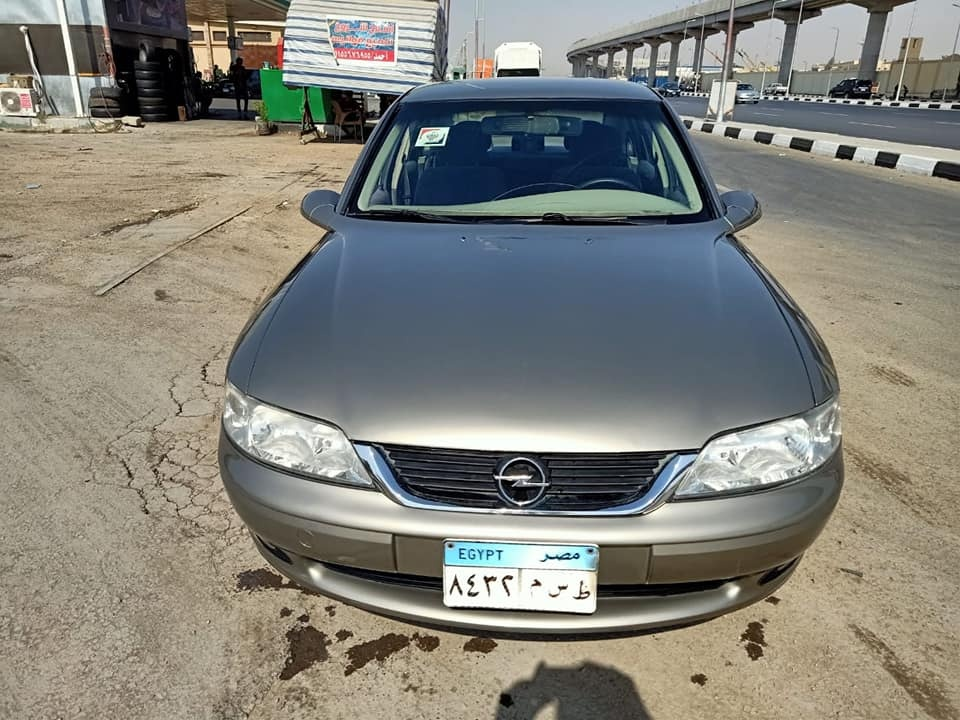
#> input picture Production/Submission Testcases/0005.jpg, 960 x 720 px, given in place of 0039.jpg, which was not available
$ python character_recognition.py   (older library calls are emulated)
#> lines starting #> are read from the running program, lines starting #| are printed output that depends on the picture; after the words box and inside, x2 and y2 are one past the last pixel; in counts of white or black regions, pixels touching at a corner belong together; pictures that were not available may be replaced by others from this repository, and a replacement may not be noted
### Production/plate_extraction.py
import cv2
import numpy as np
import imutils
import os


class Verbosity:
    QUIET = 0
    DEBUG = 1
    ALL_STEPS = 2
    WAIT_ON_EACH_STEP = 4


class PlateExtraction:
    def __init__(self, contoursCnt=10, uniqueTitle="", verbosity=Verbosity.QUIET):
        self.image = None
        self.gray = None
        self.thresh = None
        self.contours = None
        self.plate = None
        self.verbosity = verbosity
        self.blackHat = None
        self.contoursCnt = contoursCnt
        self.contoursRectangles = []
        self.uniqueTitle = uniqueTitle
        self.candidates_iterator = None
        self.candidate_plates = []

    def set_verbosity(self, verbosity):
        self.verbosity = verbosity

    def set_unique_title(self, uniqueTitle):
        self.uniqueTitle = uniqueTitle

    def set_contours_cnt(self, contoursCnt):
        self.contoursCnt = contoursCnt

    def show_image(self, title, image, wait=False, Important=True):
        if (self.verbosity == Verbosity.DEBUG and Important) or self.verbosity & Verbosity.ALL_STEPS:
            cv2.imshow(self.uniqueTitle + " " + title, image)
            if wait or self.verbosity & Verbosity.WAIT_ON_EACH_STEP:
                cv2.waitKey(0)

    def set_image(self, image):
        self.image = image
        self.gray = cv2.cvtColor(self.image, cv2.COLOR_BGR2GRAY)
        self.blackHat = cv2.morphologyEx(self.gray, cv2.MORPH_BLACKHAT,
                                         cv2.getStructuringElement(cv2.MORPH_RECT, (13, 4)))

    def set_image_path(self, path):
#> called with path = '../Dataset/Vehicles/0039.jpg'
        image_colored = cv2.imread(path, cv2.IMREAD_COLOR)
#> image_colored is the input picture: shape (720, 960, 3); mean B, G, R 121.9, 129.7, 130.5
        self.set_image(image_colored)
        img_title = path.split("\\")[-1]
        self.set_unique_title(img_title)

    def get_number_of_chars_in_plate(self, rectangle):
        blackHat = self.blackHat
        x, y, w, h = rectangle

        rect_blackHat = blackHat[y:y+h, x:x+w]
        rect_blackHat = cv2.threshold(
            rect_blackHat, 0, 255, cv2.THRESH_BINARY | cv2.THRESH_OTSU)[1]

        contours = cv2.findContours(rect_blackHat.copy(),
                                    cv2.RETR_EXTERNAL, cv2.CHAIN_APPROX_SIMPLE)
        contours = imutils.grab_contours(contours)

        contours_filtered = []
        filtered_rectangles = []
        candidate_letters_cnt = 0

        center = h/2 + (h/2)*0.2

        for c in contours:
            (x, y, w, h) = cv2.boundingRect(c)
            area = w*h
            # delete very small or very large rectangle.
            if area > 50 and area < 1000:
                # keep thin rectangles and rectangles near the center
                if h/w >= 1 and y <= center <= y+h:
                    candidate_letters_cnt += 1
                filtered_rectangles.append((x, y, w, h))

        imgCpy = rect_blackHat.copy()
        for c in filtered_rectangles:
            (x, y, w, h) = c
            rand_color = np.random.randint(0, 255, size=3).tolist()
            cv2.rectangle(imgCpy, (x, y), (x + w, y + h), rand_color, 2)
        self.show_image("Sub-rectangles for a candidate plate",
                        imgCpy, Important=False)

        return candidate_letters_cnt

    def get_all_candidate_rectangles(self, image):
        connectedComponents = cv2.connectedComponentsWithStats(
            image, 4, cv2.CV_32S)

        (numLabels, labels, stats, centroids) = connectedComponents

        output = self.image.copy()

        plates = []

        for i in range(0, numLabels):
            x = stats[i, cv2.CC_STAT_LEFT]
            y = stats[i, cv2.CC_STAT_TOP]
            w = stats[i, cv2.CC_STAT_WIDTH]
            h = stats[i, cv2.CC_STAT_HEIGHT]
            area = stats[i, cv2.CC_STAT_AREA]
            (cX, cY) = centroids[i]
            aspectRatio = w / h

            if aspectRatio > 1.70 and aspectRatio < 6 and area > 1200:
                chars_cnt = self.get_number_of_chars_in_plate((x, y, w, h))
                cost = chars_cnt/w
                plates.append((cost, (x, y, w, h)))

                cv2.rectangle(output, (x, y), (x + w, y + h), (0, 255, 0), 3)
                cv2.circle(output, (int(cX), int(cY)), 4, (0, 0, 255), -1)

        self.show_image("Candidate Plates", output, True)
        return plates

    def get_all_candidates_iterator(self):
        if len(self.candidate_plates) == 0:
            return iter([])

        self.candidate_plates.sort(key=lambda x: -x[0])
        for plate in self.candidate_plates:
            yield plate

    def process(self):
        morphed_image = self.apply_morphological_operations()

        self.draw_all_contours_with_random_colors(morphed_image)

        plates = self.get_all_candidate_rectangles(morphed_image)
        self.candidate_plates = plates

        self.candidates_iterator = self.get_all_candidates_iterator()

        if self.candidates_iterator:
            try:
                _, best_plate = next(self.candidates_iterator)
            except StopIteration:
                best_plate = None
            if best_plate:
                self.plate = best_plate
                output = self.image.copy()
                x, y, w, h = best_plate
                cv2.rectangle(output, (x, y), (x + w, y + h), (0, 255, 0), 3)
                self.show_image("Detected Plate", output, True)

    def apply_morphological_operations(self):
        gray = self.gray
        rect_kernel = cv2.getStructuringElement(cv2.MORPH_RECT, (25, 4))

        # Step 1: Opening to erase plate region and keep non-plate region from grayscale image
        erode = cv2.erode(gray, rect_kernel, iterations=2)
        dilate = cv2.dilate(erode, rect_kernel, iterations=2)
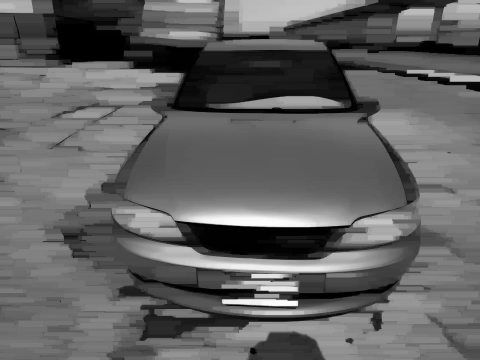
#> dilate: shape (720, 960) (shown at 1/2 size); min 0, max 253, mean 97.9
        self.show_image("Skewed Image", dilate, Important=False)

        # Step 2: Subtract the dilated image from the grayscale image
        # where the area of plate region will be highlighted.

        subtracted = cv2.subtract(gray, dilate)
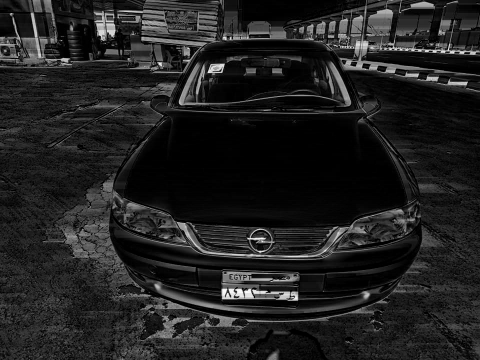
#> subtracted: shape (720, 960) (shown at 1/2 size); min 0, max 255, mean 32.6
        self.show_image("Subtracted Image to Highlight Plate",
                        subtracted, Important=False)

        # Step 3: Threshold the subtracted image to get the binary image
        img_threshold = cv2.threshold(
            subtracted, 0, 255, cv2.THRESH_BINARY + cv2.THRESH_OTSU)[1]
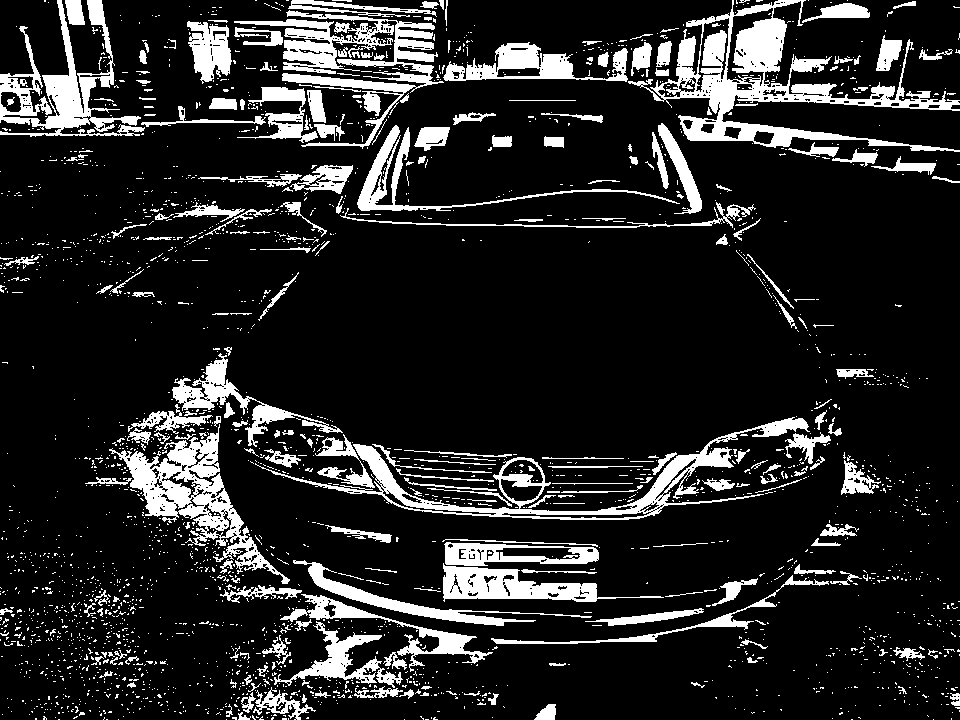
#> img_threshold: shape (720, 960); 14.8% white; 2651 white regions (2410 under 20 px), largest, box (x1, y1, x2, y2) and area: (628, 0, 960, 152) 12337, (234, 10, 444, 149) 7186, (255, 417, 810, 520) 6998
        self.show_image("Threshold Image", img_threshold, Important=False)

        # Step 4: Use diamond kernel to erode the image to remove noise
        kernel_data = np.array([[0, 0, 1, 0, 0],
                                [0, 1, 1, 1, 0],
                                [1, 1, 1, 1, 1],
                                [0, 1, 1, 1, 0],
                                [0, 0, 1, 0, 0]], dtype=np.uint8)

        eroded2 = cv2.erode(img_threshold, kernel_data, iterations=1)
#> eroded2: shape (720, 960); 4.6% white; 483 white regions (312 under 20 px), largest, box (x1, y1, x2, y2) and area: (685, 76, 842, 146) 1904, (735, 19, 785, 71) 1647, (45, 21, 87, 127) 1368
        dilated2 = cv2.dilate(eroded2, kernel_data, iterations=1)
#> dilated2: shape (720, 960); 9.1% white; 297 white regions (65 under 20 px), largest, box (x1, y1, x2, y2) and area: (683, 74, 844, 148) 3256, (443, 566, 598, 602) 3158, (43, 0, 115, 129) 2611

        # Step 5: Use Opening to remove noise more
        eroded3 = cv2.erode(dilated2, None, iterations=2)
#> eroded3: shape (720, 960); 3.4% white; 267 white regions (138 under 20 px), largest, box (x1, y1, x2, y2) and area: (736, 20, 784, 71) 1423, (46, 24, 84, 126) 1190, (311, 565, 501, 624) 1095
        dilated3 = cv2.dilate(eroded3, None, iterations=2)
#> dilated3: shape (720, 960); 7.7% white; 226 white regions, largest, box (x1, y1, x2, y2) and area: (684, 75, 842, 147) 3102, (309, 563, 503, 626) 2107, (734, 18, 786, 73) 2086

        self.show_image("Opening to Remove Noise", dilated2)

        # Step 6: Use Closing to fill the gaps in the plate region
        kern_spanning_horizontally = cv2.getStructuringElement(
            cv2.MORPH_RECT, (10, 4))
        dilated4 = cv2.dilate(
            dilated3, kern_spanning_horizontally, iterations=1)
#> dilated4: shape (720, 960); 14% white; 87 white regions, largest, box (x1, y1, x2, y2) and area: (594, 17, 934, 149) 14523, (439, 542, 604, 604) 7060, (124, 440, 247, 530) 6758
        eroded4 = cv2.erode(dilated4, kern_spanning_horizontally, iterations=1)
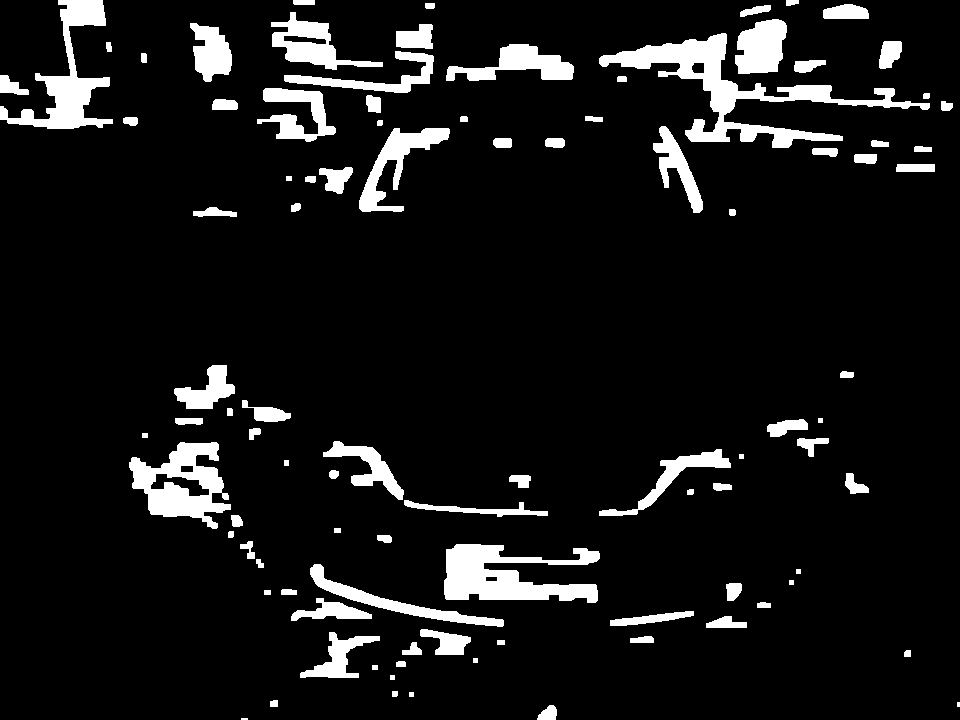
#> eroded4: shape (720, 960); 8.7% white; 97 white regions (2 under 20 px)

        self.show_image("Image with Plate Whitened",
                        eroded4, Important=True)
        return eroded4

    def draw_all_contours_with_random_colors(self, image):
        contours = cv2.findContours(
            image.copy(), cv2.RETR_EXTERNAL, cv2.CHAIN_APPROX_SIMPLE)
#> contours = 97 contours, 9 with area under 20; largest, box (x1, y1, x2, y2) and area: (599, 33, 930, 148) 7296, (444, 544, 600, 603) 5040, (129, 442, 231, 529) 4858, (0, 0, 113, 129) 4058, (271, 12, 383, 70) 2370
        contours = imutils.grab_contours(contours)

        img_cpy = self.image.copy()

        for c in contours:
            (x, y, w, h) = cv2.boundingRect(c)
            rand_color = np.random.randint(0, 255, size=3).tolist()
            cv2.rectangle(img_cpy, (x, y), (x + w, y + h), rand_color, 2)
#> this loop made 97 passes
#> (x, y, w, h, rand_color) on passes 2, 4, 6, 9, 11, 12, 14, 15: (537, 705, 20, 15, [192, 67, 251]), (270, 700, 8, 7, [211, 21, 242]), (392, 691, 6, 6, [216, 88, 140]), (396, 661, 10, 6, [88, 81, 165]), (904, 650, 7, 7, [9, 148, 115]), (402, 642, 20, 13, [208, 243, 197]), (630, 636, 24, 7, [192, 82, 99]), (300, 632, 80, 46, [216, 177, 243])
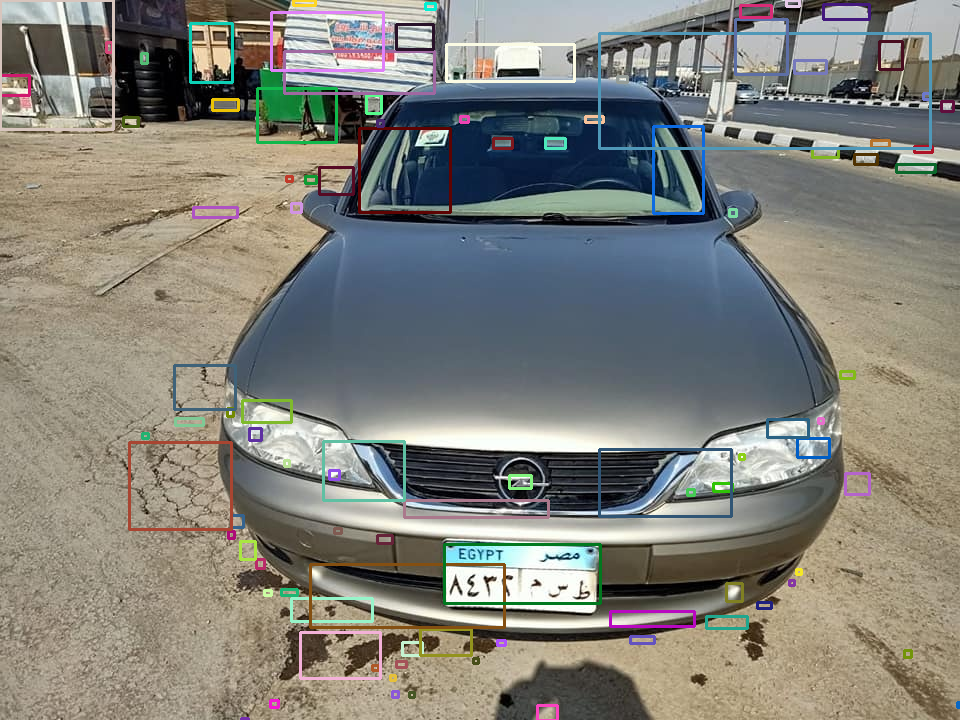
#> img_cpy: shape (720, 960, 3); 4.57% of pixels changed, all inside (x1, y1, x2, y2) = (0, 0, 960, 720)

        self.show_image("All Possible Contours", img_cpy)

    # [8 lines left out: function save_plate_img, not called in this run]

    def get_plate_image(self):
        if self.plate:
            x, y, w, h = self.plate
            return self.image[y:y+h, x:x+w]
        return self.image

    # [14 lines left out: function get_plate_data, not called in this run]

### Production/character_segmentation.py
import cv2
import numpy as np
import imutils

from plate_extraction import PlateExtraction, Verbosity


class CharacterSegmentation:
    def __init__(self, image, verbosity=Verbosity.QUIET):
        self.verbosity = verbosity
        self.set_original_image(image)
        self.set_image(image)
        self.sharp_image = None
        self.rectangles = []
        self.uniqueTitle = "Character Segmentation"

    def set_image(self, image):
        self.image = cv2.resize(image, (600, 400))
        self.gray = cv2.cvtColor(self.image, cv2.COLOR_BGR2GRAY)

    def set_original_image(self, image):
        self.original_image = image.copy()
        self.original_gray = cv2.cvtColor(
            self.original_image, cv2.COLOR_BGR2GRAY)

    def set_unique_title(self, uniqueTitle):
        self.uniqueTitle = uniqueTitle

    def show_image(self, title, image, wait=False, Important=True):
        if (self.verbosity == Verbosity.DEBUG and Important) or self.verbosity == Verbosity.ALL_STEPS:
            cv2.imshow(self.uniqueTitle + " " + title, image)
            if wait or self.verbosity == Verbosity.WAIT_ON_EACH_STEP:
                cv2.waitKey(0)

    def get_image(self):
        return self.image

    def get_rectangles(self):
        return self.rectangles

    def process(self):
        threshold_image = self.preprocess()
        candidate_rectangles = self.find_and_draw_rectangles(threshold_image)
        filled_image = self.fill_rectangles(candidate_rectangles)
        self.rectangles = self.select_good_rectangles_and_draw(filled_image)

    def find_and_draw_rectangles(self, image):
        connectedComponents = cv2.connectedComponentsWithStats(
            image, 8, cv2.CV_32S)

        (numLabels, labels, stats, centroids) = connectedComponents
        output = self.image.copy()
        rectangles = []
        for i in range(1, numLabels):
            x = stats[i, cv2.CC_STAT_LEFT]
            y = stats[i, cv2.CC_STAT_TOP]
            w = stats[i, cv2.CC_STAT_WIDTH]
            h = stats[i, cv2.CC_STAT_HEIGHT]
            area = stats[i, cv2.CC_STAT_AREA]
            (cX, cY) = centroids[i]
            rectangles.append((x, y, w, h))
            cv2.rectangle(output, (x, y), (x + w, y + h), (0, 255, 0), 3)
            cv2.circle(output, (int(cX), int(cY)), 4, (0, 0, 255), -1)
        self.show_image("All Contours", output)
        return rectangles

    def fill_rectangles(self, rectangles):
        img_filled = np.zeros_like(self.image)
        for rectangle in rectangles:
            x, y, w, h = rectangle
            aspect_ratio = w / h
            area = w * h
            if 0 < aspect_ratio < 1.4 and 500 < area < 50000:
                cv2.rectangle(img_filled, (x, y), (x + w, y + h),
                              (255, 255, 255), thickness=cv2.FILLED)

        self.show_image('Filled Rectangles', img_filled)
        img_filled = cv2.morphologyEx(img_filled, cv2.MORPH_DILATE,
                                      cv2.getStructuringElement(cv2.MORPH_RECT, (1, 10)), iterations=5)
        img_filled = cv2.cvtColor(img_filled, cv2.COLOR_BGR2GRAY)
        self.show_image('Enhanced Filled Rectangles', img_filled)
        return img_filled

    def find_rectangles(self, img_filled):
        contours = cv2.findContours(
            img_filled, cv2.RETR_EXTERNAL, cv2.CHAIN_APPROX_SIMPLE)
        contours = imutils.grab_contours(contours)
        rectangles = []
        for contour in contours:
            (x, y, w, h) = cv2.boundingRect(contour)
            rectangles.append((x, y, w, h))
        return rectangles

    def select_good_rectangles_and_draw(self, filled_image):
        candidate_rectangles = self.find_rectangles(filled_image)
        img_copy = self.image.copy()
        image_area = self.image.shape[0] * self.image.shape[1]
        img_width = self.image.shape[1]
        final_rectangles = []
        for r in candidate_rectangles:
            if r is not None:
                (x, y, w, h) = r
                aspect_ratio = w / h
                area = w * h
                if w < 0.6 * h and 1500 < area < image_area / 5 and img_width / 50 < w:
                    final_rectangles.append(r)
                    color = np.random.randint(0, 255, size=(3,)).tolist()
                    cv2.rectangle(img_copy, (x, y), (x + w, y + h), color, 5)

        self.show_image("Final Rectangles", img_copy)

        return final_rectangles

    def mask_plate(self):
        img_threshold = cv2.threshold(
            self.original_gray, 0, 255, cv2.THRESH_BINARY + cv2.THRESH_OTSU)[1]

        img_threshold = cv2.erode(
            img_threshold, np.ones((6, 6), np.uint8), iterations=1)
        img_threshold = cv2.dilate(
            img_threshold, np.ones((1, 20), np.uint8), iterations=1)

        contours, _ = cv2.findContours(
            img_threshold, cv2.RETR_EXTERNAL, cv2.CHAIN_APPROX_SIMPLE)
        if len(contours) == 0:
            return self.original_gray
        max_contour = max(contours, key=cv2.contourArea)
        x, y, w, h = cv2.boundingRect(max_contour)

        aspect_ratio = w / h
        if 2.2 < aspect_ratio < 5:
            mask = np.zeros_like(self.original_gray)
            cv2.rectangle(mask, (x, y), (x + w, y + h), (255, 255, 255), -1)
            masked_image = cv2.bitwise_and(self.original_gray, mask)
        else:
            masked_image = self.original_gray

        masked_image = cv2.resize(masked_image, (600, 400))
        self.show_image("Masked Image", masked_image)

        return masked_image

    def preprocess(self):
        self.show_image("Plate", self.image)
        self.show_image("Gray Plate", self.gray)

        masked_image = self.mask_plate()

        # Apply unsharp mask to strength the edges
        self.sharp_image = self.unsharp_mask(masked_image, 10, 5)
        self.show_image("Sharpened", self.sharp_image)

        # Remove noise and enhance characters
        rectKernel = cv2.getStructuringElement(cv2.MORPH_RECT, (2, 4))
        erode = cv2.erode(self.sharp_image, (2, 4), iterations=1)
        dilate = cv2.dilate(erode, (3, 12), iterations=1)

        dilate = cv2.bitwise_not(dilate)
        erode = cv2.erode(dilate, None, iterations=2)
        self.show_image("Characters Enhanced", erode)

        # Apply threshold to get binary image
        threshold_image = cv2.threshold(
            erode, 0, 255, cv2.THRESH_BINARY | cv2.THRESH_OTSU)[1]

        self.show_image("Threshold Image", threshold_image)

        return threshold_image

    def unsharp_mask(self, image, sigma=1.0, strength=1.5):
        # Apply Gaussian blur
        blurred = cv2.GaussianBlur(image, (0, 0), sigma)

        # Subtract the blurred image from the original
        sharpened = cv2.addWeighted(
            image, 1.0 + strength, blurred, -strength, 0)
        return sharpened


# [13 lines that do not run on import are left out]

### Production/character_recognition.py
import cv2
import numpy as np
import imutils
from plate_extraction import PlateExtraction, Verbosity
from character_segmentation import CharacterSegmentation
from knn_model import compute_threshold
from skimage import feature
import joblib


class CharacterRecognition:
    # [6 lines left out: function __init__, not called in this run]

    def set_knn_model(self, knn_model):
        self.knn_model = knn_model

    def set_threshold(self, threshold):
        self.threshold = threshold

    # [21 lines left out: function process, not called in this run]


if __name__ == "__main__":
    plate_extraction = PlateExtraction()
    plate_extraction.set_verbosity(Verbosity.DEBUG)
    plate_extraction.set_image_path("../Dataset/Vehicles/0039.jpg")

    plate_extraction.process()
#> in get_all_candidate_rectangles, `(numLabels, labels, stats, centroids) = connectedComponents`: numLabels = 98; stats = 98 rows, first 6: [0, 0, 960, 720, 631211], [0, 0, 113, 129, 4398], [293, 0, 22, 5, 109], [786, 0, 13, 6, 66], [425, 3, 10, 6, 58], [740, 5, 31, 12, 205]; centroids = 98 pairs, first value 10.73 to 958, second value 1.98 to 718.5
#> (the rest of the program and of its run is left out)
